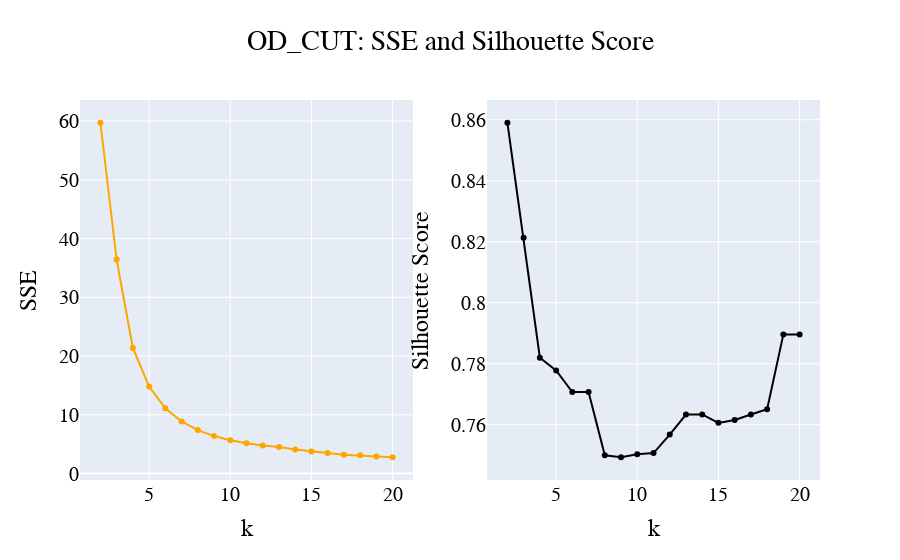

The notebook cell this image was saved under:
### Code cell
# Crea la figura con due sottotrame (subplots)
fig = make_subplots(rows=1, cols=2)

# Grafico SSE vs k
fig.add_trace(
    go.Scatter(x = [x + 2 for x in range(len(sse_list))], y=sse_list, line=dict(color='#FFA500'), mode='lines+markers', name="SSE"),
    row=1, col=1
)
fig.update_xaxes(title_text="k", row=1, col=1)
fig.update_yaxes(title_text="SSE", row=1, col=1)

# Grafico Silhouette Score vs k
fig.add_trace(
    go.Scatter(x = [x + 2 for x in range(len(sil_list))], y=sil_list, line=dict(color='black'), mode='lines+markers', name="Silhouette"),
    row=1, col=2
)
fig.update_xaxes(title_text="k", row=1, col=2)
fig.update_yaxes(title_text="Silhouette Score", row=1, col=2)

# Layout generale della figura
fig.update_layout(title_text="OD_CUT: SSE and Silhouette Score",
                  showlegend=False, title_x=0.5,font=dict(
        family="Arial",  # Font family
        size=20,         # Font size for all text elements
        color="Black"
                      ))    # Font color for all text elements)

# Mostra il grafico
fig.show()

# Mostra il valore dell'SSE per k=6
# print(sse_list[4]) # Corrisponde a k = 6, dato che la lista parte da 0

### Figure 1 — Plotly figure (JSON) as saved in the notebook; plotly's stock layout.template omitted (floating-point values rounded to 4 significant figures)
{"data": [{"line": {"color": "#FFA500"}, "mode": "lines+markers", "name": "SSE", "type": "scatter", "x": [2, 3, 4, 5, 6, 7, 8, 9, 10, 11, 12, 13, 14, 15, 16, 17, 18, 19, 20], "xaxis": "x", "y": [59.71, 36.42, 21.37, 14.8, 11.1, 8.86, 7.394, 6.381, 5.677, 5.147, 4.764, 4.514, 4.081, 3.751, 3.48, 3.223, 3.125, 2.924, 2.776], "yaxis": "y"}, {"line": {"color": "black"}, "mode": "lines+markers", "name": "Silhouette", "type": "scatter", "x": [2, 3, 4, 5, 6, 7, 8, 9, 10, 11, 12, 13, 14, 15, 16, 17, 18, 19, 20], "xaxis": "x2", "y": [0.859, 0.8213, 0.782, 0.7778, 0.7707, 0.7707, 0.75, 0.7493, 0.7503, 0.7507, 0.7568, 0.7633, 0.7634, 0.7606, 0.7615, 0.7633, 0.7651, 0.7896, 0.7896], "yaxis": "y2"}], "layout": {"font": {"color": "Black", "family": "Arial", "size": 20}, "showlegend": false, "title": {"text": "OD_CUT: SSE and Silhouette Score", "x": 0.5}, "xaxis": {"anchor": "y", "domain": [0, 0.45], "title": {"text": "k"}}, "xaxis2": {"anchor": "y2", "domain": [0.55, 1], "title": {"text": "k"}}, "yaxis": {"anchor": "x", "domain": [0, 1], "title": {"text": "SSE"}}, "yaxis2": {"anchor": "x2", "domain": [0, 1], "title": {"text": "Silhouette Score"}}}}
